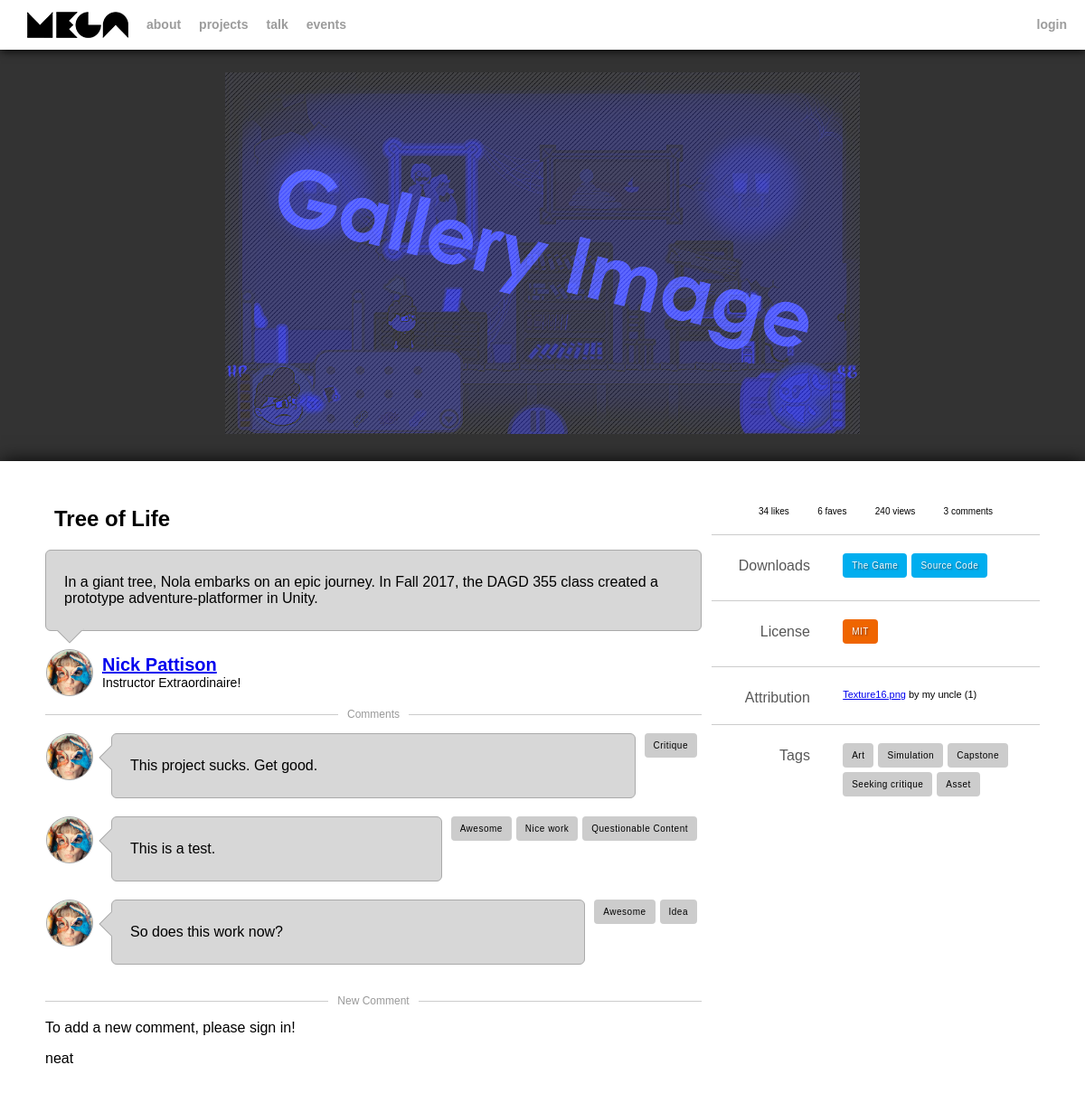
Page /project.php?id=1 on the committed database.
### tables this page shows
CREATE TABLE `projects` (
  `id` int(11) NOT NULL,
  `title` varchar(64) NOT NULL,
  `description` text NOT NULL,
  `user_id` int(11) NOT NULL,
  `license_id` int(11) NOT NULL
);

CREATE TABLE `users` (
  `id` int(11) NOT NULL,
  `alias` varchar(32) NOT NULL,
  `title` varchar(64) NOT NULL,
  `first` varchar(32) NOT NULL,
  `last` varchar(32) NOT NULL,
  `email` varchar(32) NOT NULL,
  `hash` varchar(32) NOT NULL,
  `salt` int(11) NOT NULL,
  `date_signup` datetime NOT NULL DEFAULT CURRENT_TIMESTAMP,
  `is_approved` tinyint(1) NOT NULL DEFAULT '0' COMMENT 'Whether or not the user has been approved.',
  `is_admin` tinyint(1) NOT NULL DEFAULT '0' COMMENT 'Whether or not the user has admin rights.',
  `is_mod` tinyint(1) NOT NULL DEFAULT '0' COMMENT 'Whether or not the user has moderation rights.'
);

CREATE TABLE `licenses` (
  `id` int(11) NOT NULL,
  `title` varchar(32) NOT NULL,
  `copy` text NOT NULL,
  `link` varchar(128) NOT NULL
);

CREATE TABLE `project_attribution` (
  `id` int(11) NOT NULL,
  `project_id` int(11) NOT NULL,
  `work` varchar(64) NOT NULL,
  `creator` varchar(64) NOT NULL,
  `user_id` int(11) NOT NULL,
  `license_id` int(11) NOT NULL,
  `work_link` varchar(128) NOT NULL
);

CREATE TABLE `tags_projects` (
  `id` int(11) NOT NULL,
  `text` varchar(32) NOT NULL
);

CREATE TABLE `comments_projects` (
  `id` int(11) NOT NULL,
  `user_id` int(11) NOT NULL,
  `project_id` int(11) NOT NULL,
  `date_posted` datetime NOT NULL DEFAULT CURRENT_TIMESTAMP,
  `comment` text NOT NULL
);

### api/class.CoolDB.php (called while the page is built, shortened)
<?
class CoolDB {
    static $pdo;
    function connect(){
        if(empty(CoolDB::$pdo)) CoolDB::$pdo = new PDO(DB::HOST, DB::USER, DB::PASS);
        return CoolDB::$pdo ? true : false;
    }
    function query(string $query, array $params){
        $stmt = CoolDB::$pdo->prepare($query);
        $stmt->execute($params);
        $res = (array) $stmt->fetchAll(PDO::FETCH_ASSOC);
        return $res;
    }
}
?>

### api/functions.php (called while the page is built, shortened)
<?
function get(string $str){
    if(array_key_exists($str, $_GET)) return $_GET[$str];
    return '';
}
?>

### api/class.User.php (called while the page is built, shortened)
<?
include_once "class.CoolDB.php";
class User {
    static function current(){
        return null;
    }
    static function isLoggedIn():bool {
        $user = User::current();
        return (!empty($user));
    }
}
?>

### project.php (the view, shortened to what this page needs)
<?
include_once "api/functions.php";
include_once "includes/templates.php";
include_once "api/class.CoolDB.php";
include_once "api/class.User.php";
$id = intval(get("id"));
$db = new CoolDB();
$sql = "SELECT projects.*, licenses.title AS 'license_title', licenses.copy AS 'license_copy', licenses.link AS 'license_link' FROM projects, licenses WHERE projects.id = ? AND licenses.id = projects.license_id;";
$rows = $db->query($sql, array($id));
$project = $rows[0];
$comments = $db->query("SELECT c.*, GROUP_CONCAT(t.text) AS 'tags' FROM comments_projects c, comments_projects_tags j, tags_comments t WHERE c.project_id=? AND t.id = j.tag_id AND j.comment_id = c.id GROUP BY c.id", array($id));
$tags = $db->query("SELECT t.* FROM project_tags j, tags_projects t WHERE j.project_id=? AND j.tag_id = t.id;", array($id));
$attribution = $db->query("SELECT * FROM `project_attribution` WHERE `project_id` = ?;", array($id));
$creator = $db->query("SELECT * FROM `users` WHERE `id`=?;", array($project['user_id']))[0];
?>
        <div class="tray">
            <div class="feature">
                <img src="imgs/placeholder-gallery-image.png">
            </div>
        </div>
        <div class="content">
            <article>
                <h1><?=$project["title"]?></h1>
                <div class="bubble bottom">
                    <p><?=$project["description"]?></p>
                    <div class="arrow bottom-left">
                        <div class="blocker"></div>
                    </div>
                </div>
                <div class="creator">
                    <div class="avatar"><img src="imgs/placeholder-avatar1.jpg"></div>
                    <h2><a href='profile.php?id=<?=$creator['id']?>' ><?=$creator['first'].' '.$creator['last']?></a></h2>
                    <h3><?=$creator['title']?></h3>
                </div>
            </article>
            <aside>
                <div class="stats">
                    <div>34 likes</div>
                    <div>6 faves</div>
                    <div>240 views</div>
                    <div><?=count($comments)?> comments</div>
                </div>
                <div class="hr"></div>
                <div class="split">
                    <div>Downloads</div>
                    <div>
                        <a href="#" class="button">The Game</a>
                        <a href="#" class="button">Source Code</a>
                    </div>
                </div>
                <? if(!empty($project["license_id"])) { ?>
                <div class="hr"></div>
                <div class="split">
                    <div>License</div>
                    <div><a href="<?=$project["license_link"]?>" target="_blank" class="button license"><?=$project["license_title"]?>
                    </a></div>
                </div>
                <? } ?>
                <? if(count($attribution) > 0){ ?>
                <div class="hr"></div>
                <div class="split">
                    <div>Attribution</div>
                    <div>
                        <ul>
                            <? foreach($attribution as $attr){ ?>
                            <li><a href="<?=$attr['work_link']?>" class="work"><?=$attr['work']?></a> by <?=$attr['creator']?> <span class="license">(<?=$attr['license_id']?>)</span></li>
                            <? } ?>
                        </ul>
                    </div>
                </div>
                <? } ?>
                <div class="hr"></div>
                <div class="split">
                    <div>Tags</div>
                    <div>
                        <? foreach($tags as $tag){ ?>
                        <a href="projects.php?tag=<?=$tag['id']?>" class="tag button"><?=$tag["text"]?></a>
                        <? } ?>
                    </div>
                </div>
            </aside>
            <section>
                <div class="hr"><h3><span>Comments</span></h3></div>
                <? foreach($comments as $comment){  ?>
                <div class="comment">
                    <div class="avatar">
                        <img src="imgs/placeholder-avatar1.jpg">
                    </div>
                    <div class="bubble">
                        <p><?=$comment["comment"]?></p>
                        <div class="arrow left-top">
                            <div class="blocker"></div>
                        </div>
                    </div>
                    <div class="tags">
                        <? $tags = explode(',', $comment['tags']);
                        foreach($tags as $tag) { ?>
                            <a class="button tag"><?=$tag?></a>
                        <? } ?>
                    </div>
                </div>
                <? } ?>
                <div class="hr"><h3><span>New Comment</span></h3></div>
                <? if(User::isLoggedIn()) { ?>
                <form method="post" action="project.php?id=<?=$id?>">
                    <p>Choose some tags to accompany your comment:</p>
                    <div class='tag-picker'>
                    <?
                    $commentTags = $db->query("SELECT * FROM `tags_comments` ORDER BY `warn` ASC;", array());
                    foreach($commentTags as $tag){
                        $name = "commentFormTag".$tag['id'];
                        $value = $tag['text'];
                        $class = $tag['warn'] ? "issue" : "";
                        ?>
                        <input type="checkbox" value="<?=$value?>" name="<?=$name?>" id="<?=$name?>">
                        <label class="<?=$class?>" for="<?=$name?>"><?=$value?></label>
                    <? } ?>
                    </div>
                    <div class="clear"></div>
                    <p>What would you like to say?</p>
                    <textarea name="comment" style="width:100%;max-width:100%;min-width:100%;min-height:50px;height:100px;max-height:300px;"></textarea>
                    <input type="submit">
                </form>
                <? } else { ?>
                <p>To add a new comment, please sign in!</p>
                <? } ?>
            </section>
            <footer>neat</footer>
        </div>

### styles/main.css (style rules this page uses)
body { margin:0; font-family:"Helvetica", "Arial", sans-serif; background:#333; }
aside .split ul { margin:0; padding:0; list-style:none; line-height: 20px; }
.tray { padding:80px 0 30px; }
.feature img { max-width:100vw; height:auto; max-height:50vh; margin:0 auto; display:flex; }
.avatar img { object-fit:cover; object-position:center; width:50px; height:50px; }
.content { background:#FFF; box-shadow: 1px 1px 20px #000; padding:50px 50px 50px; }
.content article, .content section { width:66%; float:left; }
.content .hr { border-bottom:1px solid #CCC; margin:0 0 20px; padding:20px 0 0; clear:both; position:relative; }
.content aside { width:33%; float:right; font-size:11px; }
.content footer { clear:both; }
.bubble { background:#d7d7d7; border:1px solid #AAA; border-radius: 6px; padding:10px 20px; position:relative; min-height: 50px; }
.comment .bubble { margin:0 10px; }
.comment .bubble { flex-grow:3; }
.bubble .arrow { position:absolute; }
.bubble.bottom { margin-bottom: 20px; }
.bubble .arrow.bottom-left { left:15px; bottom:-10px; }
.bubble .arrow.left-top { left:-10px; top:15px; }
.bubble .blocker { display:block; background:#d7d7d7; position:absolute; z-index:5; }
.bubble .bottom-left .blocker { width:33px; height:17px; left:-7px; top:-5px; }
.bubble .left-top .blocker { width:17px; height:33px; left:10px; top:-5px; }
.avatar { width:50px; height:50px; min-width:50px; background:#d7d7d7; border-radius:50%; float:left; margin:0 10px 0 1px; border:1px solid #AAA; overflow:hidden; }
.creator h2 { font-size:20px; margin:0; padding:6px 0 0; }
.creator h3 { font-size:14px; margin:0; font-weight:normal; }
.hr h3 { font-size:12px; font-weight:normal; margin:0; text-align:center; position:absolute; top:13px; left:0; width:100%; color:#999; }
.stats { font-size:10px; padding:0 10%; display:flex; flex-direction:row; flex-wrap:nowrap; justify-content:space-around; }
.split > div { width:60%; float:left; }
.split > div:first-child { text-align:right; width:30%; margin-right:10%; color:#575757; font-size:16px; padding:5px 0 0; }
.content article h1 { margin:0 10px 20px; }
a.button, .tag-picker label { float:left; margin:0 5px 5px 0; font-size:10px; letter-spacing:0.5px; background:#00aeef; padding:8px 10px; border-radius:4px; text-decoration:none; color:#FFF; text-shadow:1px 1px 2px rgba(0, 0, 0, .5); }
a.button.license { background:#ef6500; position:relative; }
.hr h3 span { background:#FFF; padding:0 10px; }
a.button.tag, .tag-picker label { background:#CCC; text-shadow:none; color:#000; }
.comment { display:flex; flex-direction:row; flex-wrap:nowrap; justify-content:space-between; margin:0 0 20px }
.tags { flex-grow:0; }

### rows in the picture
projects: title "Tree of Life", description "In a giant tree, Nola embarks on an epic journey. In Fall 2017, the DAGD 355 class created a prototype adventure-platformer in Unity.", license.title "MIT"
users: first "Nick", last "Pattison", title "Instructor Extraordinaire!"
project_attribution: work "Texture16.png", creator "my uncle", license "1"
tags_projects: text "Art"
tags_projects: text "Simulation"
tags_projects: text "Capstone"
tags_projects: text "Seeking critique"
tags_projects: text "Asset"
comments_projects: comment "This project sucks. Get good.", tag "Critique"
comments_projects: comment "This is a test.", tag "Awesome", tag "Nice work", tag "Questionable Content"
comments_projects: comment "So does this work now?", tag "Awesome", tag "Idea"

### other values in the picture
count($comments) "3"
